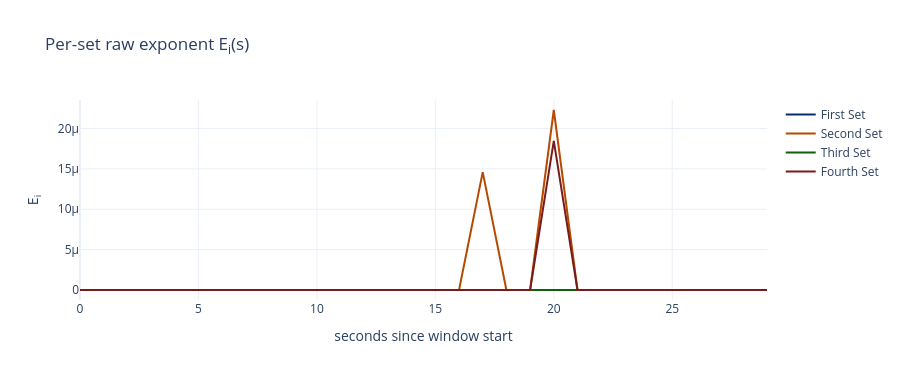

Source (notebook cell):
### Markdown cell above
## 7. `compute_set_exponents` : per-set raw exponent

$$ E_i(t) = \sum_j \frac{B_{i,j}(t)}{A_{i,j}\,T_{i,j}}. $$

One number per set per second. The four `E_i` curves are what the
per-resource max-over-sets projects on top of.

### Code cell
def compute_set_exponents(parts, block_seconds, set_weights, set_ladders):
    """E_i(s) = Σ_j B_{i,j}(s) / (A_{i,j}*T_{i,j})   — per-second, per set."""
    E_per_set   = {}
    seconds_ref = None
    for set_name, weights in set_weights.items():
        inflow_pb               = sum(w * parts[sym] for sym, w in weights.items())
        seconds_ref, inflow_ps  = aggregate_per_second(inflow_pb, block_seconds)
        ladder = set_ladders[set_name]
        T_arr  = np.array([t for t, _ in ladder], dtype=np.float64)
        A_arr  = np.array([a for _, a in ladder], dtype=np.float64)
        B      = backlog_per_second(inflow_ps, T_arr)                  # (n_T, n_sec)
        E_per_set[set_name] = (B / (A_arr * T_arr * 1e6)[:, None]).sum(axis=0)
    return seconds_ref, E_per_set


seconds_axis, E_per_set = compute_set_exponents(parts, block_seconds, SET_WEIGHTS, SET_LADDERS)

# Plot
fig = go.Figure()
for s, E in E_per_set.items():
    fig.add_trace(go.Scatter(x=seconds_axis - seconds_axis[0], y=E,
                             mode='lines', name=s.split(' — ')[0],
                             line=dict(color=set_colors[s])))
fig.update_layout(template='plotly_white', height=380,
                  title='Per-set raw exponent E<sub>i</sub>(s)',
                  xaxis_title='seconds since window start', yaxis_title='E<sub>i</sub>')
fig.show()
print({s.split(' — ')[0]: float(E.max()) for s, E in E_per_set.items()})

### Figure 1 — Plotly figure (JSON) as saved in the notebook; plotly's stock layout.template omitted (floating-point values rounded to 4 significant figures)
{"data": [{"line": {"color": "#0a2d6e"}, "mode": "lines", "name": "First Set", "type": "scatter", "x": [0, 1, 2, 3, 4, 5, 6, 7, 8, 9, 10, 11, 12, 13, 14, 15, 16, 17, 18, 19, 20, 21, 22, 23, 24, 25, 26, 27, 28, 29], "y": [0.0, 0.0, 0.0, 0.0, 0.0, 0.0, 0.0, 0.0, 0.0, 0.0, 0.0, 0.0, 0.0, 0.0, 0.0, 0.0, 0.0, 0.0, 0.0, 0.0, 0.0, 0.0, 0.0, 0.0, 0.0, 0.0, 0.0, 0.0, 0.0, 0.0]}, {"line": {"color": "#b54a00"}, "mode": "lines", "name": "Second Set", "type": "scatter", "x": [0, 1, 2, 3, 4, 5, 6, 7, 8, 9, 10, 11, 12, 13, 14, 15, 16, 17, 18, 19, 20, 21, 22, 23, 24, 25, 26, 27, 28, 29], "y": [0.0, 0.0, 0.0, 0.0, 0.0, 0.0, 0.0, 0.0, 0.0, 0.0, 0.0, 0.0, 0.0, 0.0, 0.0, 0.0, 0.0, 1.459e-05, 0.0, 0.0, 2.229e-05, 0.0, 0.0, 0.0, 0.0, 0.0, 0.0, 0.0, 0.0, 0.0]}, {"line": {"color": "#0f5f0f"}, "mode": "lines", "name": "Third Set", "type": "scatter", "x": [0, 1, 2, 3, 4, 5, 6, 7, 8, 9, 10, 11, 12, 13, 14, 15, 16, 17, 18, 19, 20, 21, 22, 23, 24, 25, 26, 27, 28, 29], "y": [0.0, 0.0, 0.0, 0.0, 0.0, 0.0, 0.0, 0.0, 0.0, 0.0, 0.0, 0.0, 0.0, 0.0, 0.0, 0.0, 0.0, 0.0, 0.0, 0.0, 0.0, 0.0, 0.0, 0.0, 0.0, 0.0, 0.0, 0.0, 0.0, 0.0]}, {"line": {"color": "#7a1b1b"}, "mode": "lines", "name": "Fourth Set", "type": "scatter", "x": [0, 1, 2, 3, 4, 5, 6, 7, 8, 9, 10, 11, 12, 13, 14, 15, 16, 17, 18, 19, 20, 21, 22, 23, 24, 25, 26, 27, 28, 29], "y": [0.0, 0.0, 0.0, 0.0, 0.0, 0.0, 0.0, 0.0, 0.0, 0.0, 0.0, 0.0, 0.0, 0.0, 0.0, 0.0, 0.0, 0.0, 0.0, 0.0, 1.847e-05, 0.0, 0.0, 0.0, 0.0, 0.0, 0.0, 0.0, 0.0, 0.0]}], "layout": {"height": 380, "title": {"text": "Per-set raw exponent E<sub>i</sub>(s)"}, "xaxis": {"title": {"text": "seconds since window start"}}, "yaxis": {"title": {"text": "E<sub>i</sub>"}}}}
